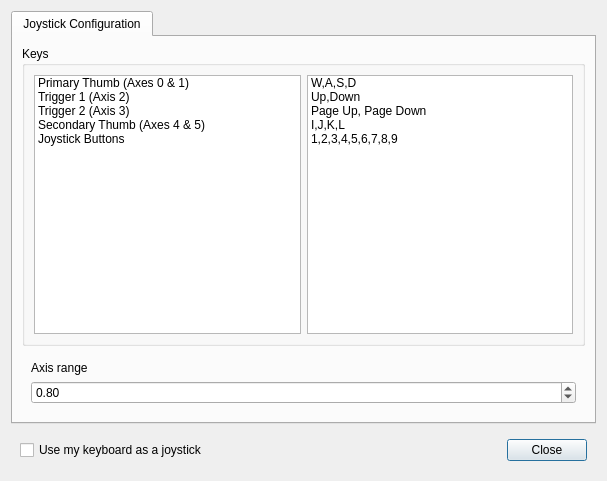
<?xml version="1.0" encoding="UTF-8"?>
<ui version="4.0">
 <class>VirtualJoystick</class>
 <widget class="QDialog" name="VirtualJoystick">
  <property name="windowModality">
   <enum>Qt::WindowModal</enum>
  </property>
  <property name="geometry">
   <rect>
    <x>0</x>
    <y>0</y>
    <width>607</width>
    <height>481</height>
   </rect>
  </property>
  <property name="sizePolicy">
   <sizepolicy hsizetype="Minimum" vsizetype="Minimum">
    <horstretch>0</horstretch>
    <verstretch>0</verstretch>
   </sizepolicy>
  </property>
  <property name="focusPolicy">
   <enum>Qt::ClickFocus</enum>
  </property>
  <property name="windowTitle">
   <string>Virtual Joystick</string>
  </property>
  <property name="modal">
   <bool>true</bool>
  </property>
  <layout class="QVBoxLayout" name="verticalLayout">
   <property name="sizeConstraint">
    <enum>QLayout::SetMinimumSize</enum>
   </property>
   <item>
    <widget class="QTabWidget" name="Tabs">
     <property name="currentIndex">
      <number>0</number>
     </property>
     <widget class="QWidget" name="Keys">
      <attribute name="title">
       <string>Joystick Configuration</string>
      </attribute>
      <layout class="QVBoxLayout" name="verticalLayout_2">
       <item>
        <widget class="QGroupBox" name="KeysBox">
         <property name="title">
          <string>Keys</string>
         </property>
         <property name="flat">
          <bool>false</bool>
         </property>
         <layout class="QHBoxLayout" name="horizontalLayout_3">
          <item>
           <widget class="QListWidget" name="ActionsList">
            <property name="sizePolicy">
             <sizepolicy hsizetype="MinimumExpanding" vsizetype="MinimumExpanding">
              <horstretch>0</horstretch>
              <verstretch>0</verstretch>
             </sizepolicy>
            </property>
            <property name="editTriggers">
             <set>QAbstractItemView::NoEditTriggers</set>
            </property>
            <property name="selectionMode">
             <enum>QAbstractItemView::NoSelection</enum>
            </property>
            <property name="viewMode">
             <enum>QListView::ListMode</enum>
            </property>
            <property name="uniformItemSizes">
             <bool>true</bool>
            </property>
            <item>
             <property name="text">
              <string>Primary Thumb (Axes 0 &amp; 1)</string>
             </property>
            </item>
            <item>
             <property name="text">
              <string>Trigger 1 (Axis 2)</string>
             </property>
            </item>
            <item>
             <property name="text">
              <string>Trigger 2 (Axis 3)</string>
             </property>
            </item>
            <item>
             <property name="text">
              <string>Secondary Thumb (Axes 4 &amp; 5)</string>
             </property>
            </item>
            <item>
             <property name="text">
              <string>Joystick Buttons</string>
             </property>
            </item>
           </widget>
          </item>
          <item>
           <widget class="QListWidget" name="ShortcutList">
            <property name="sizePolicy">
             <sizepolicy hsizetype="MinimumExpanding" vsizetype="MinimumExpanding">
              <horstretch>0</horstretch>
              <verstretch>0</verstretch>
             </sizepolicy>
            </property>
            <property name="editTriggers">
             <set>QAbstractItemView::NoEditTriggers</set>
            </property>
            <property name="selectionMode">
             <enum>QAbstractItemView::NoSelection</enum>
            </property>
            <property name="viewMode">
             <enum>QListView::ListMode</enum>
            </property>
            <property name="uniformItemSizes">
             <bool>true</bool>
            </property>
            <item>
             <property name="text">
              <string>W,A,S,D</string>
             </property>
            </item>
            <item>
             <property name="text">
              <string>Up,Down</string>
             </property>
            </item>
            <item>
             <property name="text">
              <string>Page Up, Page Down</string>
             </property>
            </item>
            <item>
             <property name="text">
              <string>I,J,K,L</string>
             </property>
            </item>
            <item>
             <property name="text">
              <string>1,2,3,4,5,6,7,8,9</string>
             </property>
            </item>
           </widget>
          </item>
         </layout>
        </widget>
       </item>
       <item>
        <widget class="QWidget" name="AxisBox" native="true">
         <layout class="QVBoxLayout" name="verticalLayout_3">
          <item>
           <widget class="QLabel" name="MaxValueAxis">
            <property name="text">
             <string>Axis range</string>
            </property>
           </widget>
          </item>
          <item>
           <widget class="QDoubleSpinBox" name="Range">
            <property name="maximum">
             <double>1.000000000000000</double>
            </property>
            <property name="value">
             <double>0.800000000000000</double>
            </property>
           </widget>
          </item>
         </layout>
        </widget>
       </item>
      </layout>
     </widget>
    </widget>
   </item>
   <item>
    <widget class="QWidget" name="ButtonBox" native="true">
     <layout class="QHBoxLayout" name="horizontalLayout_2">
      <item>
       <widget class="QCheckBox" name="UseKeyboardCheckbox">
        <property name="text">
         <string>Use my keyboard as a joystick</string>
        </property>
       </widget>
      </item>
      <item>
       <spacer name="ButtonsSpacer">
        <property name="orientation">
         <enum>Qt::Horizontal</enum>
        </property>
        <property name="sizeHint" stdset="0">
         <size>
          <width>40</width>
          <height>20</height>
         </size>
        </property>
       </spacer>
      </item>
      <item>
       <widget class="QPushButton" name="Close">
        <property name="text">
         <string>Close</string>
        </property>
       </widget>
      </item>
     </layout>
    </widget>
   </item>
  </layout>
 </widget>
 <resources/>
 <connections/>
</ui>
